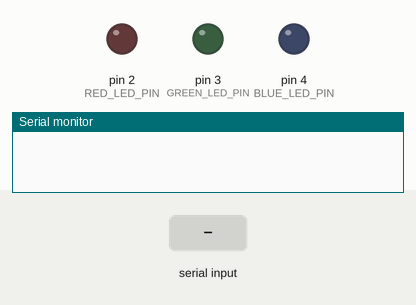
Bench run of a sketch on a simulated Arduino Uno, built with avr-gcc and run on an emulated ATmega328P. On the bench: output pins drawn as LEDs (lit = HIGH), the last lines printed to the serial monitor. Inputs (shaded band) come from the test bench.

Above: at 1.2 s.
1.3 s: "1" received over Serial
At 2.3 s:
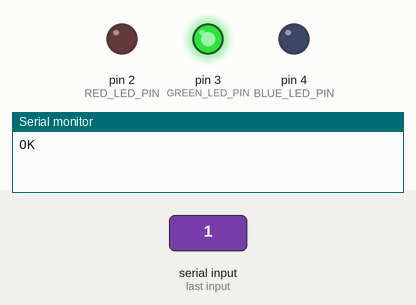
2.8 s: byte 51 (COLOR_RED_GREEN) received over Serial
At 3.4 s:
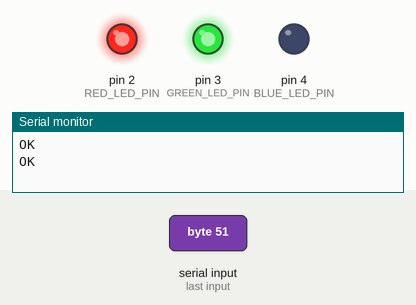
4.3 s: byte 52 (COLOR_RED_BLUE) received over Serial
At 4.6 s:
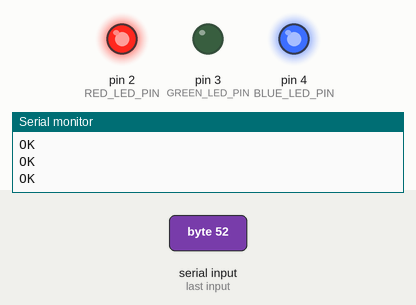
5.8 s: byte 53 (COLOR_GREEN_BLUE) received over Serial
At 6.9 s:
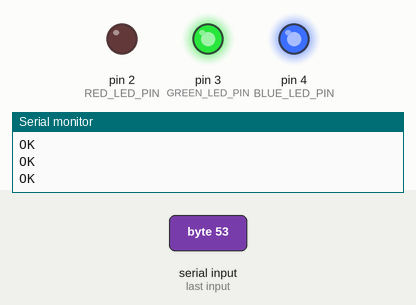
7.3 s: byte 54 (COLOR_RED_GREEN_BLUE) received over Serial
At 8.0 s:
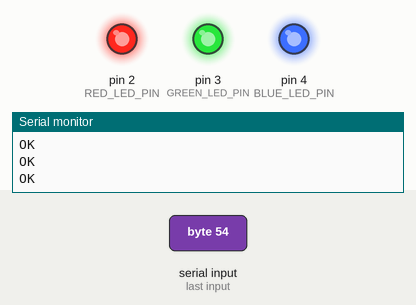
8.8 s: "0" received over Serial
At 9.2 s:
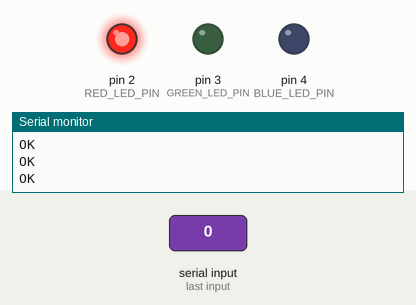
Timing chart, 0 to 11.3 s (numbered marks = the images above; inputs shaded):
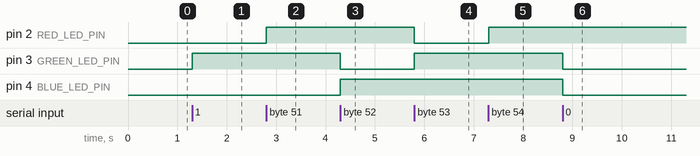

The sketch:

LedBasedGame.ino
```cpp
#define RED_LED_PIN 2
#define GREEN_LED_PIN 3
#define BLUE_LED_PIN 4

#define COLOR_RED '0'
#define COLOR_GREEN '1'
#define COLOR_BLUE '2'
#define COLOR_RED_GREEN '3'
#define COLOR_RED_BLUE '4'
#define COLOR_GREEN_BLUE '5'
#define COLOR_RED_GREEN_BLUE '6'

#define TURN_OFF_CHAR '9'

void setup()
{
    Serial.begin(9600);
    pinMode(RED_LED_PIN, OUTPUT);
    pinMode(GREEN_LED_PIN, OUTPUT);
    pinMode(BLUE_LED_PIN, OUTPUT);
}

void loop()
{
    readSerial();
}

void readSerial()
{
    if (Serial.available() > 0)
    {
        char screenResult = Serial.read();

        switch (screenResult)
        {
        case COLOR_RED:
            setColor(1, 0, 0);
            break;
        case COLOR_GREEN:
            setColor(0, 1, 0);
            break;
        case COLOR_BLUE:
            setColor(0, 0, 1);
            break;
        case COLOR_RED_GREEN:
            setColor(1, 1, 0);
            break;
        case COLOR_RED_BLUE:
            setColor(1, 0, 1);
            break;
        case COLOR_GREEN_BLUE:
            setColor(0, 1, 1);
            break;
        case COLOR_RED_GREEN_BLUE:
            setColor(1, 1, 1);
            break;
        case TURN_OFF_CHAR:
            setColor(0, 0, 0);
            break;
        }

        Serial.println("OK");
    }
}

void setColor(bool r, bool g, bool b)
{
    digitalWrite(RED_LED_PIN, r);
    digitalWrite(GREEN_LED_PIN, g);
    digitalWrite(BLUE_LED_PIN, b);
}
```

Measured:
- after the input at 1.3 s, pin 3 (GREEN_LED_PIN): LOW → HIGH at once
- after the input at 2.8 s, pin 2 (RED_LED_PIN): LOW → HIGH at once
- after the input at 4.3 s, pin 3 (GREEN_LED_PIN): HIGH → LOW at once; pin 4 (BLUE_LED_PIN): LOW → HIGH at once
- after the input at 5.8 s, pin 2 (RED_LED_PIN): HIGH → LOW at once; pin 3 (GREEN_LED_PIN): LOW → HIGH at once
- after the input at 7.3 s, pin 2 (RED_LED_PIN): LOW → HIGH at once
- after the input at 8.8 s, pin 3 (GREEN_LED_PIN), pin 4 (BLUE_LED_PIN): HIGH → LOW at once
